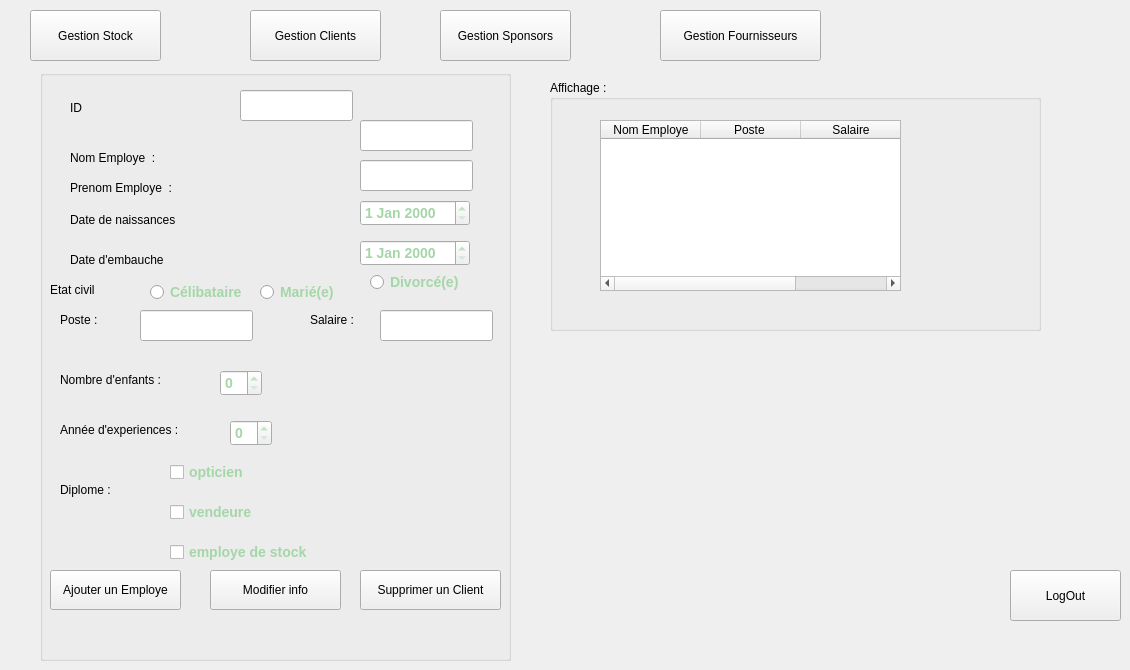
    <widget class="QWidget" name="page_3">
     <property name="styleSheet">
      <string notr="true">&lt;property name=&quot;styleSheet&quot;&gt;
&lt;string notr=&quot;true&quot;&gt;/* Thème Bleu Foncé Élégant */

QMainWindow {
    background: qlineargradient(x1:0, y1:0, x2:0, y2:1,
                                stop:0 #2C3E50, stop:1 #34495E);
}

QLabel {
    font-size: 14px;
    font-weight: bold;
    color: #ECF0F1;
}

QLineEdit {
    border: 1px solid #566573;
    border-radius: 6px;
    padding: 8px;
    background-color: #2C3E50;
    color: #ECF0F1;
    font-size: 14px;
}
QLineEdit:focus {
    border: 2px solid #3498DB;
    background-color: #34495E;
}

QPushButton {
    background: qlineargradient(x1:0, y1:0, x2:0, y2:1,
                                stop:0 #3498DB, stop:1 #2980B9);
    color: white;
    border-radius: 8px;
    padding: 10px 20px;
    font-weight: bold;
    font-size: 14px;
    border: none;
}
QPushButton:hover {
    background: qlineargradient(x1:0, y1:0, x2:0, y2:1,
                                stop:0 #2980B9, stop:1 #2471A3);
}
QPushButton:pressed {
    background: qlineargradient(x1:0, y1:0, x2:0, y2:1,
                                stop:0 #2471A3, stop:1 #1B4F72);
}

QTableWidget {
    background-color: #2C3E50;
    border: 1px solid #566573;
    gridline-color: #566573;
    selection-background-color: #3498DB;
    selection-color: white;
    color: #ECF0F1;
    font-size: 13px;
}
QHeaderView::section {
    background-color: #3498DB;
    color: white;
    font-weight: bold;
    padding: 10px;
    border: none;
}

QGroupBox {
    border: 2px solid #3498DB;
    border-radius: 8px;
    margin-top: 10px;
    padding: 15px;
    font-weight: bold;
    color: #3498DB;
    background-color: rgba(52, 73, 94, 0.7);
}
QGroupBox::title {
    subcontrol-origin: margin;
    subcontrol-position: top left;
    padding: 5px 10px;
    background-color: #3498DB;
    color: white;
    border-radius: 4px;
}&lt;/string&gt;
&lt;/property&gt;</string>
     </property>
     <widget class="QPushButton" name="btnGestionStock_Page_Employes">
      <property name="geometry">
       <rect>
        <x>30</x>
        <y>10</y>
        <width>131</width>
        <height>51</height>
       </rect>
      </property>
      <property name="text">
       <string>Gestion Stock</string>
      </property>
     </widget>
     <widget class="QPushButton" name="btnGestionClients_Page_Employes">
      <property name="geometry">
       <rect>
        <x>250</x>
        <y>10</y>
        <width>131</width>
        <height>51</height>
       </rect>
      </property>
      <property name="text">
       <string>Gestion Clients</string>
      </property>
     </widget>
     <widget class="QPushButton" name="btnGestionSponsors_Page_Employes">
      <property name="geometry">
       <rect>
        <x>440</x>
        <y>10</y>
        <width>131</width>
        <height>51</height>
       </rect>
      </property>
      <property name="text">
       <string>Gestion Sponsors</string>
      </property>
     </widget>
     <widget class="QPushButton" name="btnBack_Page_Employes">
      <property name="geometry">
       <rect>
        <x>1010</x>
        <y>570</y>
        <width>111</width>
        <height>51</height>
       </rect>
      </property>
      <property name="text">
       <string>LogOut</string>
      </property>
     </widget>
     <widget class="QGroupBox" name="groupBox_10">
      <property name="geometry">
       <rect>
        <x>550</x>
        <y>80</y>
        <width>491</width>
        <height>251</height>
       </rect>
      </property>
      <property name="title">
       <string>Affichage : </string>
      </property>
      <widget class="QTableWidget" name="tableWidget_4">
       <property name="geometry">
        <rect>
         <x>50</x>
         <y>40</y>
         <width>301</width>
         <height>171</height>
        </rect>
       </property>
       <property name="columnCount">
        <number>3</number>
       </property>
       <column>
        <property name="text">
         <string>Nom Employe</string>
        </property>
       </column>
       <column>
        <property name="text">
         <string>Poste </string>
        </property>
       </column>
       <column>
        <property name="text">
         <string>Salaire</string>
        </property>
       </column>
      </widget>
     </widget>
     <widget class="QGroupBox" name="groupBox_11">
      <property name="geometry">
       <rect>
        <x>40</x>
        <y>70</y>
        <width>471</width>
        <height>591</height>
       </rect>
      </property>
      <property name="title">
       <string/>
      </property>
      <widget class="QLineEdit" name="lineEdit_17">
       <property name="geometry">
        <rect>
         <x>100</x>
         <y>240</y>
         <width>113</width>
         <height>31</height>
        </rect>
       </property>
      </widget>
      <widget class="QLabel" name="label_27">
       <property name="geometry">
        <rect>
         <x>270</x>
         <y>240</y>
         <width>63</width>
         <height>20</height>
        </rect>
       </property>
       <property name="text">
        <string>Salaire : </string>
       </property>
      </widget>
      <widget class="QLineEdit" name="lineEdit_18">
       <property name="geometry">
        <rect>
         <x>340</x>
         <y>240</y>
         <width>113</width>
         <height>31</height>
        </rect>
       </property>
      </widget>
      <widget class="QRadioButton" name="radioButton_3">
       <property name="geometry">
        <rect>
         <x>330</x>
         <y>200</y>
         <width>131</width>
         <height>24</height>
        </rect>
       </property>
       <property name="styleSheet">
        <string notr="true">font-size: 14px; font-weight: bold; color: #A5D6A7;
</string>
       </property>
       <property name="text">
        <string>Divorcé(e)</string>
       </property>
      </widget>
      <widget class="QRadioButton" name="radioButton_2">
       <property name="geometry">
        <rect>
         <x>220</x>
         <y>210</y>
         <width>131</width>
         <height>24</height>
        </rect>
       </property>
       <property name="styleSheet">
        <string notr="true">font-size: 14px; font-weight: bold; color: #A5D6A7;

</string>
       </property>
       <property name="text">
        <string>Marié(e)</string>
       </property>
      </widget>
      <widget class="QLabel" name="label_26">
       <property name="geometry">
        <rect>
         <x>20</x>
         <y>240</y>
         <width>63</width>
         <height>20</height>
        </rect>
       </property>
       <property name="text">
        <string>Poste :</string>
       </property>
      </widget>
      <widget class="QLabel" name="label_20">
       <property name="geometry">
        <rect>
         <x>20</x>
         <y>300</y>
         <width>131</width>
         <height>20</height>
        </rect>
       </property>
       <property name="text">
        <string>Nombre d'enfants :</string>
       </property>
      </widget>
      <widget class="QSpinBox" name="spinBox">
       <property name="geometry">
        <rect>
         <x>180</x>
         <y>300</y>
         <width>42</width>
         <height>26</height>
        </rect>
       </property>
       <property name="styleSheet">
        <string notr="true">font-size: 14px; font-weight: bold; color: #A5D6A7;</string>
       </property>
      </widget>
      <widget class="QLabel" name="label_21">
       <property name="geometry">
        <rect>
         <x>20</x>
         <y>350</y>
         <width>151</width>
         <height>20</height>
        </rect>
       </property>
       <property name="text">
        <string>Année d'experiences : </string>
       </property>
      </widget>
      <widget class="QSpinBox" name="spinBox_2">
       <property name="geometry">
        <rect>
         <x>190</x>
         <y>350</y>
         <width>42</width>
         <height>26</height>
        </rect>
       </property>
       <property name="styleSheet">
        <string notr="true">font-size: 14px; font-weight: bold; color: #A5D6A7;</string>
       </property>
      </widget>
      <widget class="QLabel" name="label_22">
       <property name="geometry">
        <rect>
         <x>20</x>
         <y>410</y>
         <width>91</width>
         <height>20</height>
        </rect>
       </property>
       <property name="text">
        <string>Diplome : </string>
       </property>
      </widget>
      <widget class="QCheckBox" name="checkBox">
       <property name="geometry">
        <rect>
         <x>130</x>
         <y>390</y>
         <width>91</width>
         <height>24</height>
        </rect>
       </property>
       <property name="styleSheet">
        <string notr="true">font-size: 14px; font-weight: bold; color: #A5D6A7;</string>
       </property>
       <property name="text">
        <string>opticien</string>
       </property>
      </widget>
      <widget class="QCheckBox" name="checkBox_3">
       <property name="geometry">
        <rect>
         <x>130</x>
         <y>430</y>
         <width>111</width>
         <height>24</height>
        </rect>
       </property>
       <property name="styleSheet">
        <string notr="true">font-size: 14px; font-weight: bold; color: #A5D6A7;</string>
       </property>
       <property name="text">
        <string>vendeure</string>
       </property>
      </widget>
      <widget class="QCheckBox" name="checkBox_2">
       <property name="geometry">
        <rect>
         <x>130</x>
         <y>470</y>
         <width>161</width>
         <height>24</height>
        </rect>
       </property>
       <property name="styleSheet">
        <string notr="true">font-size: 14px; font-weight: bold; color: #A5D6A7;</string>
       </property>
       <property name="text">
        <string>employe de stock</string>
       </property>
      </widget>
      <widget class="QPushButton" name="pushButton_7">
       <property name="geometry">
        <rect>
         <x>10</x>
         <y>500</y>
         <width>131</width>
         <height>40</height>
        </rect>
       </property>
       <property name="text">
        <string>Ajouter un Employe</string>
       </property>
      </widget>
      <widget class="QPushButton" name="pushButton_9">
       <property name="geometry">
        <rect>
         <x>170</x>
         <y>500</y>
         <width>131</width>
         <height>40</height>
        </rect>
       </property>
       <property name="text">
        <string>Modifier info</string>
       </property>
      </widget>
      <widget class="QPushButton" name="pushButton_8">
       <property name="geometry">
        <rect>
         <x>320</x>
         <y>500</y>
         <width>141</width>
         <height>40</height>
        </rect>
       </property>
       <property name="text">
        <string>Supprimer un Client</string>
       </property>
      </widget>
      <widget class="QLabel" name="label_17">
       <property name="geometry">
        <rect>
         <x>30</x>
         <y>80</y>
         <width>121</width>
         <height>16</height>
        </rect>
       </property>
       <property name="text">
        <string>Nom Employe  :</string>
       </property>
      </widget>
      <widget class="QLineEdit" name="lineEdit_16">
       <property name="geometry">
        <rect>
         <x>320</x>
         <y>50</y>
         <width>113</width>
         <height>31</height>
        </rect>
       </property>
      </widget>
      <widget class="QLabel" name="label_30">
       <property name="geometry">
        <rect>
         <x>30</x>
         <y>110</y>
         <width>131</width>
         <height>16</height>
        </rect>
       </property>
       <property name="text">
        <string>Prenom Employe  :</string>
       </property>
      </widget>
      <widget class="QLineEdit" name="lineEdit_prenom">
       <property name="geometry">
        <rect>
         <x>320</x>
         <y>90</y>
         <width>113</width>
         <height>31</height>
        </rect>
       </property>
      </widget>
      <widget class="QRadioButton" name="radioButton">
       <property name="geometry">
        <rect>
         <x>110</x>
         <y>210</y>
         <width>101</width>
         <height>24</height>
        </rect>
       </property>
       <property name="styleSheet">
        <string notr="true">font-size: 14px; font-weight: bold; color: #A5D6A7;
</string>
       </property>
       <property name="text">
        <string>Célibataire</string>
       </property>
      </widget>
      <widget class="QLabel" name="label_19">
       <property name="geometry">
        <rect>
         <x>10</x>
         <y>210</y>
         <width>91</width>
         <height>20</height>
        </rect>
       </property>
       <property name="text">
        <string>Etat civil</string>
       </property>
      </widget>
      <widget class="QLabel" name="label_25">
       <property name="geometry">
        <rect>
         <x>30</x>
         <y>180</y>
         <width>141</width>
         <height>20</height>
        </rect>
       </property>
       <property name="text">
        <string>Date d'embauche</string>
       </property>
      </widget>
      <widget class="QDateEdit" name="dateEdit_4">
       <property name="geometry">
        <rect>
         <x>320</x>
         <y>170</y>
         <width>110</width>
         <height>26</height>
        </rect>
       </property>
       <property name="styleSheet">
        <string notr="true">font-size: 14px; font-weight: bold; color: #A5D6A7;</string>
       </property>
      </widget>
      <widget class="QDateEdit" name="dateEdit_3">
       <property name="geometry">
        <rect>
         <x>320</x>
         <y>130</y>
         <width>110</width>
         <height>26</height>
        </rect>
       </property>
       <property name="styleSheet">
        <string notr="true">font-size: 14px; font-weight: bold; color: #A5D6A7;</string>
       </property>
      </widget>
      <widget class="QLabel" name="label_18">
       <property name="geometry">
        <rect>
         <x>30</x>
         <y>140</y>
         <width>131</width>
         <height>20</height>
        </rect>
       </property>
       <property name="text">
        <string>Date de naissances</string>
       </property>
      </widget>
      <widget class="QLineEdit" name="lineEdit_id_employe">
       <property name="geometry">
        <rect>
         <x>200</x>
         <y>20</y>
         <width>113</width>
         <height>31</height>
        </rect>
       </property>
      </widget>
      <widget class="QLabel" name="label_35">
       <property name="geometry">
        <rect>
         <x>30</x>
         <y>30</y>
         <width>121</width>
         <height>16</height>
        </rect>
       </property>
       <property name="text">
        <string>ID</string>
       </property>
      </widget>
     </widget>
     <widget class="QPushButton" name="btnGestionFournisseurs_Page_Employes_2">
      <property name="geometry">
       <rect>
        <x>660</x>
        <y>10</y>
        <width>161</width>
        <height>51</height>
       </rect>
      </property>
      <property name="text">
       <string>Gestion Fournisseurs</string>
      </property>
     </widget>
     <zorder>groupBox_11</zorder>
     <zorder>btnGestionStock_Page_Employes</zorder>
     <zorder>btnGestionClients_Page_Employes</zorder>
     <zorder>btnGestionSponsors_Page_Employes</zorder>
     <zorder>btnBack_Page_Employes</zorder>
     <zorder>groupBox_10</zorder>
     <zorder>btnGestionFournisseurs_Page_Employes_2</zorder>
    </widget>
